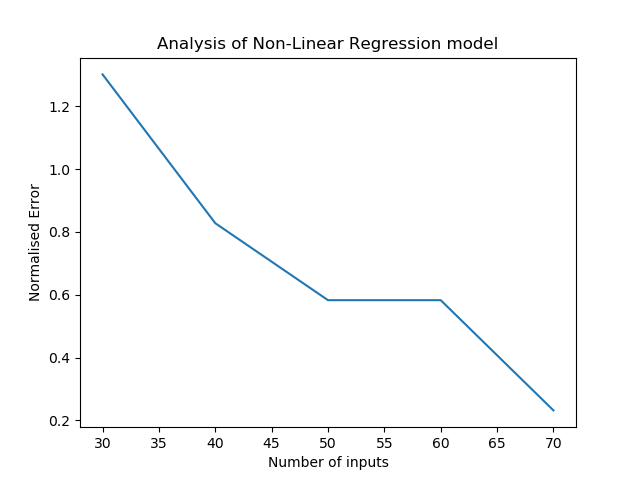

Python code for this plot:
#!/usr/bin/python
import random
import matplotlib.pyplot as plt	
import numpy as np
from numpy.linalg import inv
import itertools

f = open("winequality-white.csv", "r")
data =[]

train_data = []
test_data = []

for i in range(4899):
	data.append(f.readline().strip().split(';'))
data.pop(0)
random.Random(1234).shuffle(data)
float_data=[]

for datum in data:
	float_data.append(np.array(datum).astype(np.float))

data1=[]
nl_data=[]

m=0
for i in range(4898):
	new=[]
	for j in range(11):
		for k in range(j,11):
			new.append(float(data[i][j])*float(data[i][k]))
			m=m+1;
	data1.append(new)

data2=[]
for i in range(4898):
	new=[]
	for j in range(1):
		new.append(1)
	data2.append(new)

nl_data=np.hstack((data1,data2,data))
inp=int(raw_input('Enter the input:'))
n=(inp*4898)/100
for datum in nl_data[0:n]:
	train_data.append(datum)

for datum in nl_data[n:4898]:
	test_data.append(datum)

x_train=[]
y_train=[]
x_test=[]
y_test=[]

for datum in train_data:
	x_train.append(datum[:78])
	y_train.append(datum[78:79])


z=np.matrix(x_train).astype("float")
x_transpose = np.transpose(z)


for datum in test_data:
	x_test.append(datum[:78])
	y_test.append(datum[78:79])

xplus=inv(x_transpose*z)*x_transpose
y_train = np.matrix(y_train).astype("float")
w=xplus*y_train
error=[]
w_transpose=np.transpose(w)
m=np.matrix(x_test).astype("float")
y_test = np.matrix(y_test).astype("float")
k=m*w-y_test
error=np.square(k)
error_sum=sum(error)
print error_sum/n
inp=[30,40,50,60,70]
final_error=[1.30228358,0.82804418,0.58269823,0.58269823,0.23140514]
plt.plot(inp,final_error)
plt.xlabel('Number of inputs')
plt.ylabel('Normalised Error')
plt.title('Analysis of Non-Linear Regression model')
plt.show()
